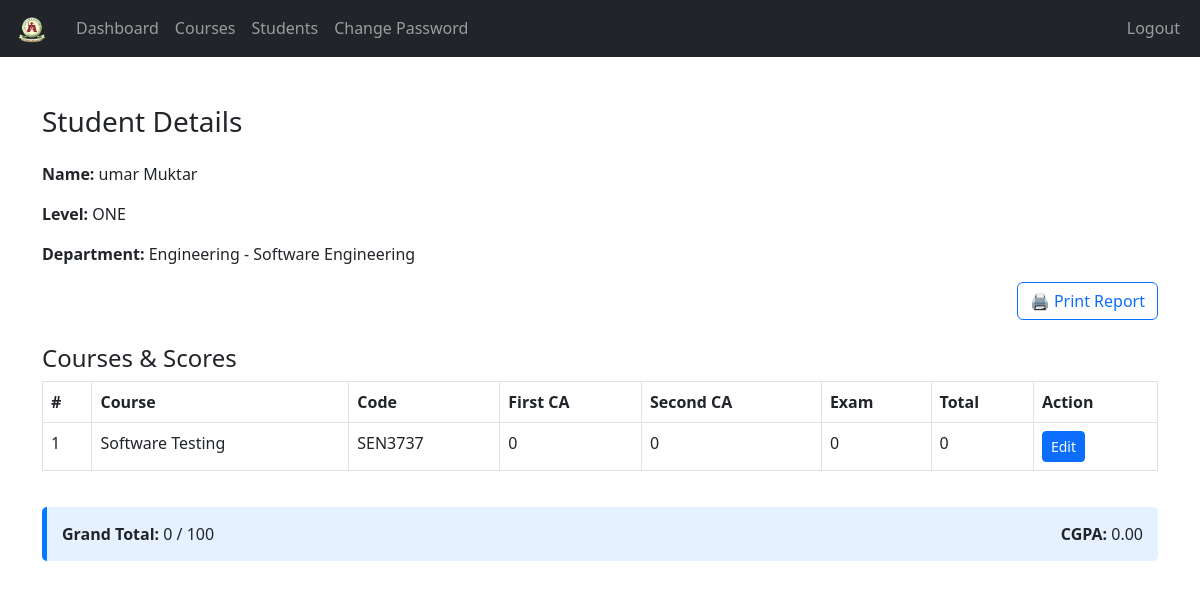
The page /Lecturer/student-view.php?student_id=1 (signed in) on the database as committed earlier.
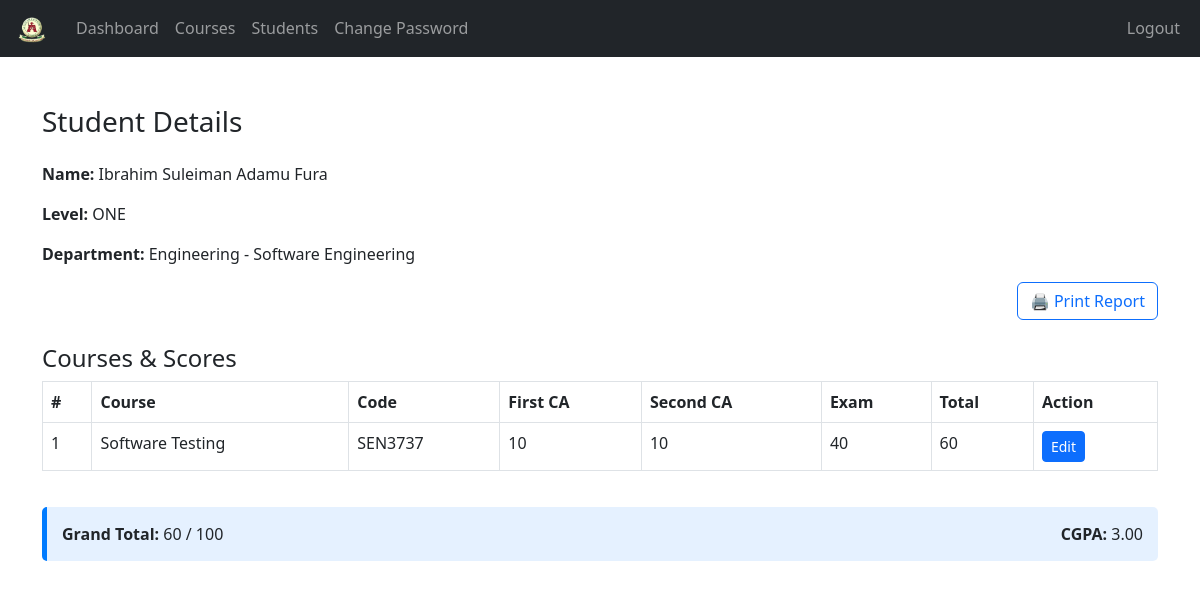
The same page on the database as committed later.
### tables this page shows
CREATE TABLE `students` (
  `student_id` int NOT NULL AUTO_INCREMENT,
  `username` varchar(127) NOT NULL,
  `password` varchar(255) NOT NULL,
  `fname` varchar(127) NOT NULL,
  `lname` varchar(255) NOT NULL,
  `department_id` int DEFAULT NULL,
  `level` varchar(10) DEFAULT NULL,
  `cgpa` decimal(4,2) DEFAULT NULL,
  `address` varchar(500) NOT NULL,
  `gender` varchar(7) NOT NULL,
  `email_address` varchar(255) NOT NULL,
  `date_of_birth` date NOT NULL,
  `date_of_joined` timestamp NULL DEFAULT CURRENT_TIMESTAMP,
  `parent_fname` varchar(127) NOT NULL,
  `parent_lname` varchar(127) NOT NULL,
  `parent_phone_number` varchar(31) NOT NULL,
  PRIMARY KEY (`student_id`),
  UNIQUE KEY `username` (`username`),
  KEY `fk_department` (`department_id`),
  CONSTRAINT `fk_department` FOREIGN KEY (`department_id`) REFERENCES `departments` (`department_id`) ON DELETE SET NULL
);

CREATE TABLE `subjects` (
  `subject_id` int NOT NULL AUTO_INCREMENT,
  `subject` varchar(31) NOT NULL,
  `subject_code` varchar(31) NOT NULL,
  `department` int DEFAULT NULL,
  PRIMARY KEY (`subject_id`)
);

CREATE TABLE `student_subject_scores` (
  `id` int NOT NULL AUTO_INCREMENT,
  `student_id` int NOT NULL,
  `subject_id` int NOT NULL,
  `first_ca` tinyint DEFAULT NULL,
  `second_ca` tinyint DEFAULT NULL,
  `exam` tinyint DEFAULT NULL,
  `created_at` timestamp NULL DEFAULT CURRENT_TIMESTAMP,
  `updated_at` timestamp NULL DEFAULT CURRENT_TIMESTAMP ON UPDATE CURRENT_TIMESTAMP,
  PRIMARY KEY (`id`),
  UNIQUE KEY `ux_student_subject` (`student_id`,`subject_id`),
  KEY `subject_id` (`subject_id`),
  CONSTRAINT `student_subject_scores_ibfk_1` FOREIGN KEY (`student_id`) REFERENCES `students` (`student_id`),
  CONSTRAINT `student_subject_scores_ibfk_2` FOREIGN KEY (`subject_id`) REFERENCES `subjects` (`subject_id`) ON DELETE CASCADE
);

### Lecturer/data/department.php (called while the page is built, shortened)
<?php
function getDepartmentById($department_id, $conn){
   $sql = "SELECT * FROM departments
           WHERE department_id=?";
   $stmt = $conn->prepare($sql);
   $stmt->execute([$department_id]);
   if ($stmt->rowCount() == 1) {
     $department = $stmt->fetch();
     return $department;
   }else {
    return 0;
   }
}

### Lecturer/student-view.php (the view, shortened to what the changed rows need)
<?php
include "../DB_connection.php";
include "data/department.php";
$lecturer_id = (int)$_SESSION['lecturer_id'];
$student_id = (int)$_GET['student_id'];
$stmt = $conn->prepare("SELECT * FROM students WHERE student_id = ?");
$stmt->execute([$student_id]);
$student = $stmt->fetch(PDO::FETCH_ASSOC);
$error_message = "No courses found for this student in your assigned department and level.";
$stmt = $conn->prepare(
    "SELECT s.subject_id, s.subject, s.subject_code
     FROM subjects s
     JOIN lecturer_subjects ls ON s.subject_id = ls.subject_id
     JOIN student_subject_scores sc ON s.subject_id = sc.subject_id
     JOIN lecturer_levels ll ON ll.lecturer_id = ls.lecturer_id
     WHERE ls.lecturer_id = ?
     AND sc.student_id = ?
     AND s.department = ?
     AND ll.level = ?"
);
$stmt->execute([$lecturer_id, $student_id, $student['department_id'], $student['level']]);
$subjects = $stmt->fetchAll(PDO::FETCH_ASSOC);
if (empty($subjects)) {
    $stmt = $conn->prepare(
        "SELECT s.subject_id, s.subject, s.subject_code
         FROM subjects s
         JOIN lecturer_subjects ls ON s.subject_id = ls.subject_id
         JOIN lecturer_levels ll ON ll.lecturer_id = ls.lecturer_id
         WHERE ls.lecturer_id = ?
         AND s.department = ?
         AND ll.level = ?"
    );
    $stmt->execute([$lecturer_id, $student['department_id'], $student['level']]);
    $subjects = $stmt->fetchAll(PDO::FETCH_ASSOC);
    $error_message = "No enrollment records found for this student in your assigned courses.";
}
$stmt2 = $conn->prepare(
    "SELECT subject_id, first_ca, second_ca, exam
     FROM student_subject_scores
     WHERE student_id = ?
     AND subject_id IN (
         SELECT s.subject_id
         FROM subjects s
         JOIN lecturer_subjects ls ON s.subject_id = ls.subject_id
         JOIN lecturer_levels ll ON ll.lecturer_id = ls.lecturer_id
         WHERE ls.lecturer_id = ?
         AND s.department = ?
         AND ll.level = ?
     )"
);
$stmt2->execute([$student_id, $lecturer_id, $student['department_id'], $student['level']]);
$scoresMap = [];
while ($r = $stmt2->fetch(PDO::FETCH_ASSOC)) {
    $scoresMap[$r['subject_id']] = $r;
}
$grandTotal = 0;
$numSubjects = count($subjects);
foreach ($subjects as $sub) {
    $sc = $scoresMap[$sub['subject_id']] ?? ['first_ca' => 0, 'second_ca' => 0, 'exam' => 0];
    $grandTotal += ($sc['first_ca'] + $sc['second_ca'] + $sc['exam']);
}
if ($numSubjects > 0) {
    $cgpa = round(($grandTotal / ($numSubjects * 100)) * 5.0, 2);
} else {
    $cgpa = 0.00;
}
?>
<!DOCTYPE html>
<html lang="en">
<head>
    <link href="https://cdn.jsdelivr.net/npm/bootstrap@5.2.0/dist/css/bootstrap.min.css" rel="stylesheet"/>
</head>
<body>
    <div class="container mt-5">
        <h3 class="mb-4">Student Details</h3>
        <p><strong>Name:</strong> <?= htmlspecialchars($student['fname'] . " " . $student['lname']) ?></p>
        <p><strong>Level:</strong> <?= htmlspecialchars($student['level'] ?? 'N/A') ?></p>
        <p><strong>Department:</strong>
            <?= htmlspecialchars(($d = getDepartmentById($student['department_id'], $conn)) ? $d['faculty'] . " - " . $d['department'] : 'N/A') ?>
        </p>
        <div class="d-flex justify-content-end mb-3">
            <button class="btn btn-outline-primary" onclick="window.print()">🖨️ Print Report</button>
        </div>
        <h4 class="mt-4">Courses & Scores</h4>
        <div class="table-responsive">
            <table class="table table-bordered">
                <thead>
                    <tr>
                        <th>#</th>
                        <th>Course</th>
                        <th>Code</th>
                        <th>First CA</th>
                        <th>Second CA</th>
                        <th>Exam</th>
                        <th>Total</th>
                        <th>Action</th>
                    </tr>
                </thead>
                <tbody>
                    <?php if (empty($subjects)): ?>
                        <tr>
                            <td colspan="8" class="text-center"><?= htmlspecialchars($error_message) ?></td>
                        </tr>
                    <?php else: ?>
                        <?php foreach ($subjects as $i => $sub):
                            $sc = $scoresMap[$sub['subject_id']] ?? ['first_ca' => 0, 'second_ca' => 0, 'exam' => 0];
                            $total = $sc['first_ca'] + $sc['second_ca'] + $sc['exam'];
                        ?>
                            <tr>
                                <td><?= $i + 1 ?></td>
                                <td><?= htmlspecialchars($sub['subject']) ?></td>
                                <td><?= htmlspecialchars($sub['subject_code']) ?></td>
                                <td><?= $sc['first_ca'] ?></td>
                                <td><?= $sc['second_ca'] ?></td>
                                <td><?= $sc['exam'] ?></td>
                                <td><?= $total ?></td>
                                <td>
                                    <a href="student-grade.php?student_id=<?= $student_id ?>&subject_id=<?= $sub['subject_id'] ?>"
                                       class="btn btn-sm btn-primary">Edit</a>
                                </td>
                            </tr>
                        <?php endforeach; ?>
                    <?php endif; ?>
                </tbody>
            </table>
        </div>
        <div style="margin-top: 20px; padding: 15px; background-color: rgba(0, 123, 255, 0.1); border-left: 5px solid #007bff; border-radius: 5px;" class="d-flex justify-content-between align-items-center">
            <div><strong>Grand Total:</strong> <?= $grandTotal ?> / <?= $numSubjects * 100 ?></div>
            <div><strong>CGPA:</strong> <?= number_format($cgpa, 2) ?></div>
        </div>
    </div>
</body>
</html>

Rows that differ between the two databases and show on the page:
changed students "ONE": fname+lname "umar Muktar" → "Ibrahim Suleiman Adamu Fura"
computed for subjects "Software Testing": subject_id.first_ca "0" → "10"; subject_id.second_ca "0" → "10"; subject_id.exam "0" → "40"; subject_id.exam "0" → "60"
Other text that changed with them:
$grandTotal: "0" → "60"
$cgpa: "0.00" → "3.00"
